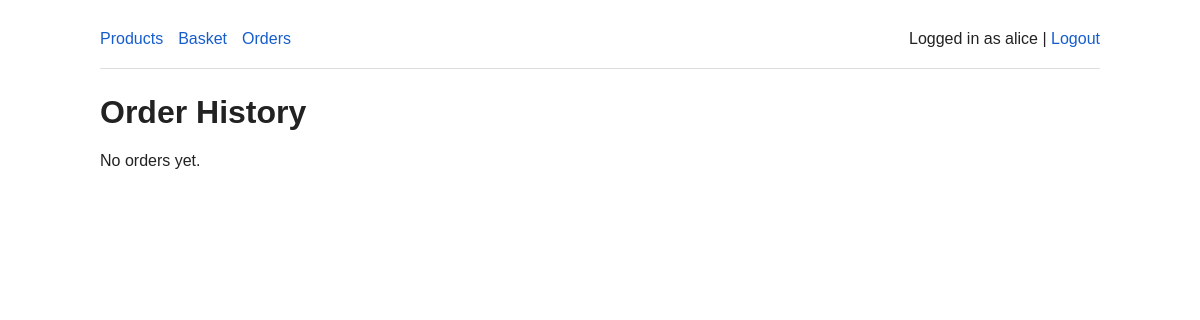
/orders (signed in), run on an earlier commit of the app's database.
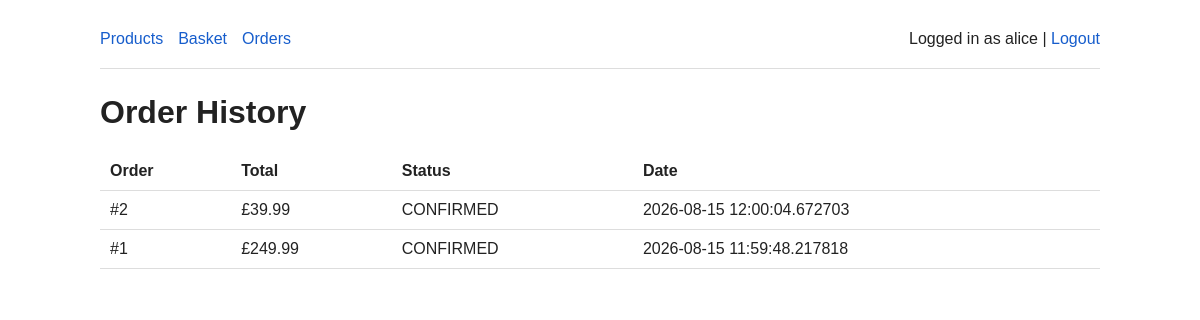
And on a later commit of the database.
### app/models.py (models this page shows, shortened)
class User(db.Model):
    id = db.Column(db.Integer, primary_key=True)
    username = db.Column(db.String(80), unique=True, nullable=False)
    email = db.Column(db.String(255), unique=True, nullable=False)
    password_hash = db.Column(db.String(255), nullable=False)
    created_at = db.Column(db.DateTime, default=lambda: datetime.now(timezone.utc))
    orders = db.relationship("Order", backref="user", lazy=True)

class Order(db.Model):
    id = db.Column(db.Integer, primary_key=True)
    user_id = db.Column(db.Integer, db.ForeignKey("user.id"), nullable=False)
    total = db.Column(db.Float, nullable=False)
    status = db.Column(db.String(30), nullable=False, default="CONFIRMED")
    created_at = db.Column(db.DateTime, default=lambda: datetime.now(timezone.utc))
    items = db.relationship("OrderItem", backref="order", lazy=True, cascade="all, delete-orphan")

### app/routes.py (the view)
@web.route("/orders")
def orders():
    user = current_user()
    if not user:
        return redirect(url_for("web.login"))
    orders = Order.query.filter_by(user_id=user.id).order_by(Order.id.desc()).all()
    return render_template("orders.html", orders=orders, user=user)

### app/routes.py (called while the page is built)
def current_user():
    uid = session.get("user_id")
    return db.session.get(User, uid) if uid else None

### app/templates/orders.html
{% extends "base.html" %}
{% block content %}
<h1>Order History</h1>
{% if orders %}
<table>
<tr><th>Order</th><th>Total</th><th>Status</th><th>Date</th></tr>
{% for order in orders %}
<tr><td>#{{ order.id }}</td><td>£{{ "%.2f"|format(order.total) }}</td><td>{{ order.status }}</td><td>{{ order.created_at }}</td></tr>
{% endfor %}
</table>
{% else %}
<p>No orders yet.</p>
{% endif %}
{% endblock %}

### app/templates/base.html (shortened to what this page needs)
<!doctype html>
<html>
<head>
</head>
<body>
<nav>
  <a href="{{ url_for('web.index') }}">Products</a>
  <a href="{{ url_for('web.cart') }}">Basket</a>
  {% if user %}
    <a href="{{ url_for('web.orders') }}">Orders</a>
    <span style="margin-left:auto">Logged in as {{ user.username }} | <a href="{{ url_for('web.logout') }}">Logout</a></span>
  {% else %}
    <span style="margin-left:auto"><a href="{{ url_for('web.login') }}">Login</a> | <a href="{{ url_for('web.register') }}">Register</a></span>
  {% endif %}
</nav>
{% block content %}{% endblock %}
</body>
</html>

### app/templates/base.html (style rules this page uses)
body { font-family: Arial, sans-serif; max-width: 1000px; margin: 30px auto; padding: 0 20px; color: #222; }
nav { display:flex; gap:15px; padding-bottom:20px; border-bottom:1px solid #ddd; margin-bottom:25px; }
a { color:#165dcc; text-decoration:none; }
table { border-collapse:collapse; width:100%; }
th,td { border-bottom:1px solid #ddd; padding:10px; text-align:left; }

What changed in the data, as far as the page shows it:
added Order: id "2", total "39.99", status "CONFIRMED", created_at "2026-08-15 12:00:04.672703"
added Order: id "1", total "249.99", status "CONFIRMED", created_at "2026-08-15 11:59:48.217818"
Also different on the page:
text no longer shown: "No orders yet."
text now shown: "Order Total Status Date"
